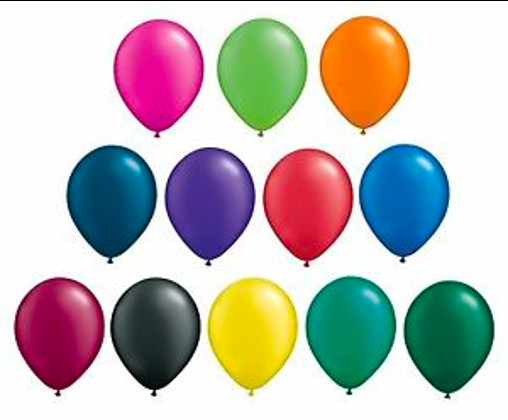
#> input picture opencv-basic/img/balloon.png, 508 x 420 px
$ python countBalloons.py
#> lines starting #> are read from the running program, lines starting #| are printed output that depends on the picture; after the words box and inside, x2 and y2 are one past the last pixel; in counts of white or black regions, pixels touching at a corner belong together
import cv2
import imutils

img = cv2.imread('../img/balloon.png')
#> img is the input picture: shape (420, 508, 3); mean B, G, R 182.3, 185.9, 190.7
gray = cv2.cvtColor(img, cv2.COLOR_BGR2GRAY)
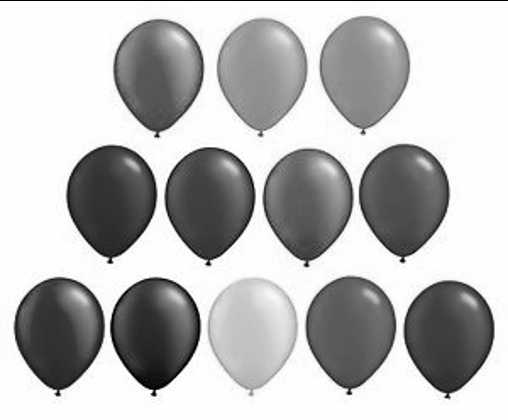
#> gray: shape (420, 508); min 0, max 255, mean 186.9
thres = cv2.adaptiveThreshold(
    gray, 255, cv2.ADAPTIVE_THRESH_GAUSSIAN_C, cv2.THRESH_BINARY_INV, 21, 10)
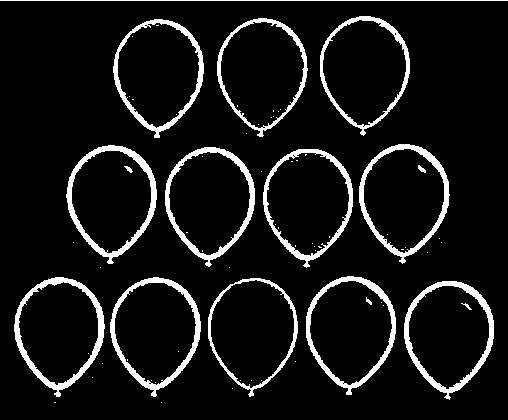
#> thres: shape (420, 508); 8.6% white; 70 white regions (53 under 20 px)
contours = cv2.findContours(thres, cv2.RETR_LIST, cv2.CHAIN_APPROX_SIMPLE)
#> contours = 95 contours, 69 with area under 20; largest, box (x1, y1, x2, y2) and area: (306, 276, 396, 395) 7520, (113, 19, 204, 138) 7510, (165, 147, 255, 267) 7506, (320, 16, 410, 136) 7506, (359, 144, 450, 264) 7504
contours = imutils.grab_contours(contours)
contours = sorted(contours, key=cv2.contourArea, reverse=False)

number = 0
# loop over our contours
for c in contours:
    (x, y, w, h) = cv2.boundingRect(c)
    print(x, y, w, h)
    # approximate the contour
    if (85 < w < 150) and (100 < h < 150):
        cv2.rectangle(img, (x, y), (x + w, y + h), (0, 255, 0), 2)
        number += 1
#> this loop made 95 passes
#> (x, y, w, h) on passes 1, 3, 4, 5, 6, 7, 8, 9, 10, 11, 13, 14: (161, 402, 1, 1), (232, 388, 1, 1), (155, 382, 1, 1), (261, 380, 1, 1), (251, 380, 1, 1), (240, 380, 1, 1), (151, 380, 1, 1), (92, 377, 1, 1), (102, 363, 1, 1), (295, 361, 1, 1), (88, 353, 1, 1), (178, 351, 1, 1)
#> (c, x, y, w, h) on passes 2, 12, 21, 22, 25, 30: ([[54, 402], [55, 402]], 54, 402, 2, 1), ([[127, 359], [127, 360]], 127, 359, 1, 2), ([[202, 250], [202, 251]], 202, 250, 1, 2), ([[401, 249], [403, 249]], 401, 249, 3, 1), ([[295, 245], [295, 246]], 295, 245, 1, 2), ([[329, 236], [329, 237]], 329, 236, 1, 2)
#| 161 402 1 1
#| 54 402 2 1
#| 232 388 1 1
#| 155 382 1 1
#| 261 380 1 1
#| 251 380 1 1
#| 240 380 1 1
#| 151 380 1 1
#> (further printed lines are left out)
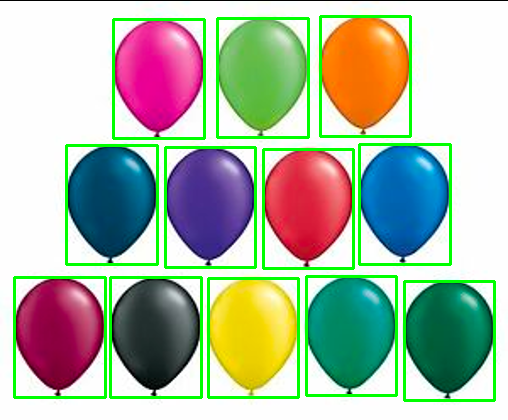
#> img: shape (420, 508, 3); 7.06% of pixels changed, all inside (x1, y1, x2, y2) = (13, 15, 496, 402)
#> after the loop, number = 12

print("Number of Contours found = " + str(number))
#| Number of Contours found = 12
cv2.drawContours(img, contours, -1, (255, 0, 0), 2)
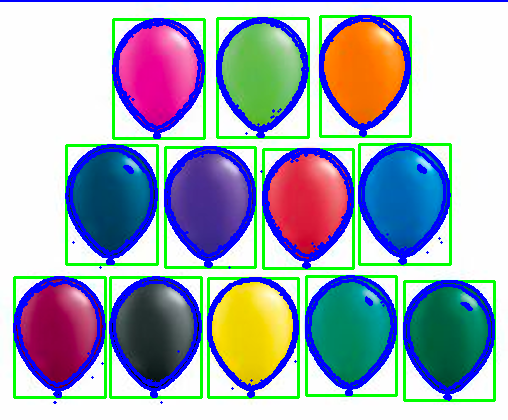
#> img: shape (420, 508, 3); 12.53% of pixels changed, all inside (x1, y1, x2, y2) = (0, 0, 508, 404)


cv2.imshow('Pix', img)
cv2.imshow('Thres', thres)
cv2.waitKey()
cv2.destroyAllWindows()

$ run again, with opencv-basic/img/group_people.png copied over opencv-basic/img/balloon.png
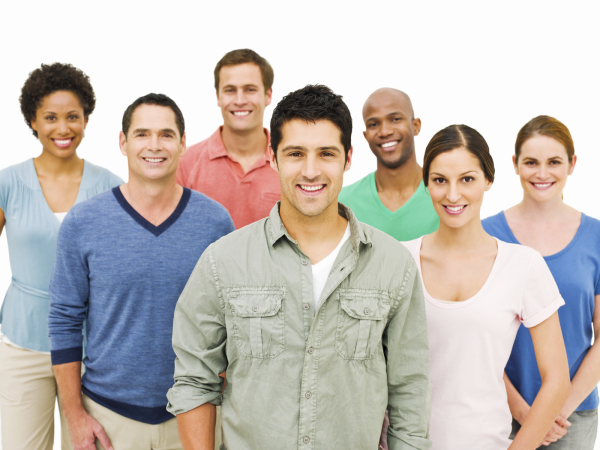
#> input picture opencv-basic/img/group_people.png, 600 x 450 px
#> img is the input picture: shape (450, 600, 3); mean B, G, R 182.7, 187.9, 194.6
#> `thres = cv2.adaptiveThreshold( gray, 255, cv2.ADAPTIVE_THRESH_GAUSSIAN..`:
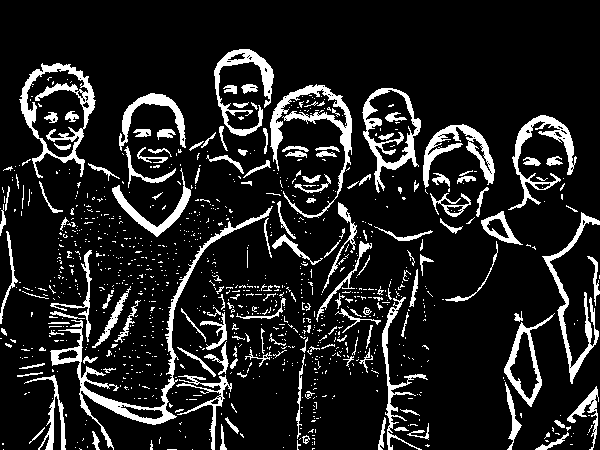
#> thres: shape (450, 600); 13% white; 1051 white regions (894 under 20 px)
#> contours = 1195 contours, 1078 with area under 20; largest, box (x1, y1, x2, y2) and area: (19, 63, 96, 178) 5188, (362, 88, 421, 193) 3516, (26, 68, 89, 158) 3430, (50, 206, 273, 450) 2766, (365, 89, 418, 164) 2265
#> the loop `for c in contours:` made 1195 passes
#> (c, x, y, w, h) on passes 2, 4, 7: ([[167, 449], [176, 449]], 167, 449, 10, 1), ([[79, 448], [80, 449], [81, 449], [80, 449]], 79, 448, 3, 2), ([[87, 446], [87, 447]], 87, 446, 1, 2)
#> (printed output is left out)
#> after the loop `for c in contours:`: number = 0
#> `cv2.drawContours(img, contours, -1, (255, 0, 0), 2)`:
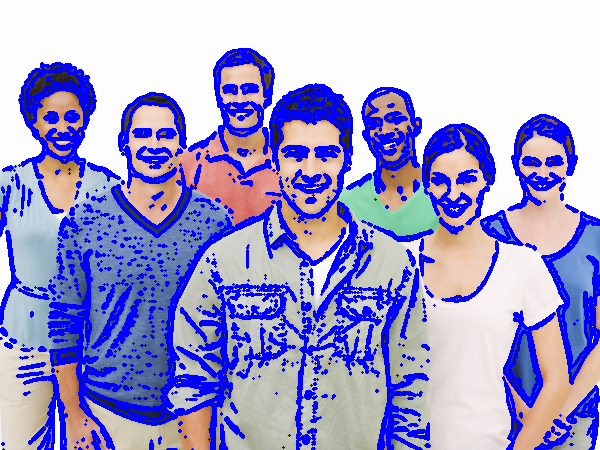
#> img: shape (450, 600, 3); mean B, G, R 212.4, 156.9, 161.2

$ run again, with opencv-basic/img/sudoku.jpg saved as opencv-basic/img/balloon.png
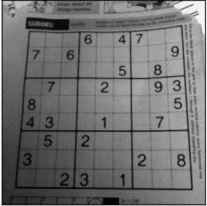
#> input picture opencv-basic/img/sudoku.jpg, 207 x 206 px
#> img is the input picture: shape (206, 207, 3); min 0, max 255, mean 112.7
#> `thres = cv2.adaptiveThreshold( gray, 255, cv2.ADAPTIVE_THRESH_GAUSSIAN..`:
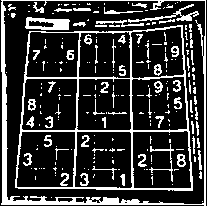
#> thres: shape (206, 207); 21.4% white in thin lines or dots
#> contours = 255 contours, 204 with area under 20; largest, box (x1, y1, x2, y2) and area: (1, 0, 206, 206) 41486, (2, 0, 206, 205) 39816, (15, 25, 193, 191) 26226, (132, 130, 192, 189) 3245, (74, 131, 133, 189) 3137
#> the loop `for c in contours:` made 255 passes
#> (c, x, y, w, h) on passes 4, 6, 8: ([[35, 176], [35, 179]], 35, 176, 1, 4), ([[151, 174], [152, 174]], 151, 174, 2, 1), ([[55, 172], [55, 173]], 55, 172, 1, 2)
#> (printed output is left out)
#> after the loop `for c in contours:`: number = 0
#| Number of Contours found = 0
#> `cv2.drawContours(img, contours, -1, (255, 0, 0), 2)`:
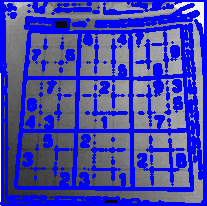
#> img: shape (206, 207, 3); mean B, G, R 179.7, 69.5, 69.5
